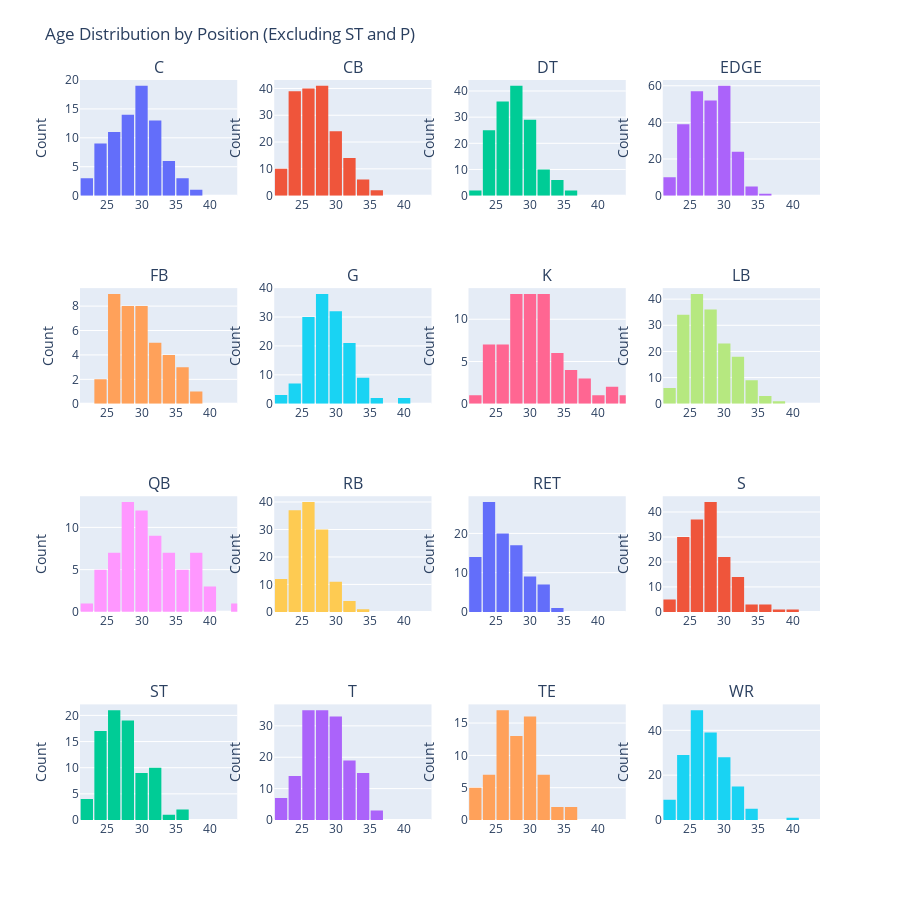

The code cell stored with this chart in its notebook:
### Code cell
# choose only 16 positions for 4x4 subplits
df1 = df[~df['Pos'].isin(['LS', 'P'])]

# remaining unique positions
positions = sorted(df1['Pos'].unique())

# create 4x4 subplots
rows, cols = 4, 4
fig = make_subplots(rows=rows, cols=cols, subplot_titles=positions)

# add histograms
for i, pos in enumerate(positions):
    row = i // cols + 1
    col = i % cols + 1
    subset = df1[df1['Pos'] == pos]
    
    fig.add_trace(
        go.Histogram(
            x=subset['Age'],
            xbins=dict(start=21, end=44, size=2),  # Set bin size and range
            name=pos,
            showlegend=False
        ),
        row=row,
        col=col
    )

# update layout and axis ranges
fig.update_layout(
    height=900,
    width=900,
    title_text="Age Distribution by Position (Excluding ST and P)",
    margin=dict(t=80),
    bargap=0.1
)

# set x-axis range for all subplots
for i in range(1, rows * cols + 1):
    fig.update_xaxes(range=[21, 44], row=(i - 1) // cols + 1, col=(i - 1) % cols + 1)
    fig.update_yaxes(title_text="Count", row=(i - 1) // cols + 1, col=(i - 1) % cols + 1)

fig.show()

### Figure 1 — Plotly figure (JSON) as saved in the notebook; plotly's stock layout.template omitted (floating-point values rounded to 4 significant figures; data arrays with more than 128 entries replaced by an {"elided": "..."} marker saying what was removed)
{"data": [{"name": "C", "showlegend": false, "type": "histogram", "x": [29, 29, 24, 29, 30, 24, 29, 31, 26, 32, 27, 32, 33, 27, 28, 30, 29, 31, 32, 31, 28, 36, 29, 37, 31, 25, 31, 24, 34, 26, 34, 29, 21, 22, 27, 30, 26, 27, 23, 26, 31, 28, 28, 26, 23, 30, 25, 30, 24, 26, 30, 33, 25, 27, 31, 30, 32, 28, 26, 31, 29, 29, 32, 30, 28, 29, 33, 27, 24, 34, 22, 30, 35, 23, 36, 27, 24, 25, 28], "xaxis": "x", "xbins": {"end": 44, "size": 2, "start": 21}, "yaxis": "y"}, {"name": "CB", "showlegend": false, "type": "histogram", "x": {"elided": "176 int values"}, "xaxis": "x2", "xbins": {"end": 44, "size": 2, "start": 21}, "yaxis": "y2"}, {"name": "DT", "showlegend": false, "type": "histogram", "x": {"elided": "152 int values"}, "xaxis": "x3", "xbins": {"end": 44, "size": 2, "start": 21}, "yaxis": "y3"}, {"name": "EDGE", "showlegend": false, "type": "histogram", "x": {"elided": "248 int values"}, "xaxis": "x4", "xbins": {"end": 44, "size": 2, "start": 21}, "yaxis": "y4"}, {"name": "FB", "showlegend": false, "type": "histogram", "x": [33, 33, 34, 35, 36, 26, 25, 37, 36, 24, 27, 27, 28, 25, 30, 29, 29, 30, 29, 25, 31, 27, 26, 28, 25, 28, 26, 32, 27, 26, 30, 25, 28, 31, 32, 31, 29, 23, 33, 30], "xaxis": "x5", "xbins": {"end": 44, "size": 2, "start": 21}, "yaxis": "y5"}, {"name": "G", "showlegend": false, "type": "histogram", "x": {"elided": "144 int values"}, "xaxis": "x6", "xbins": {"end": 44, "size": 2, "start": 21}, "yaxis": "y6"}, {"name": "K", "showlegend": false, "type": "histogram", "x": [32, 25, 27, 31, 30, 28, 33, 31, 32, 30, 29, 28, 38, 24, 24, 32, 29, 31, 23, 24, 44, 31, 31, 27, 35, 36, 32, 30, 35, 37, 33, 22, 37, 29, 29, 24, 28, 39, 30, 42, 26, 31, 27, 27, 41, 33, 35, 30, 28, 24, 24, 29, 29, 30, 25, 25, 31, 26, 26, 26, 32, 27, 27, 31, 33, 28, 27, 34, 28, 33, 29], "xaxis": "x7", "xbins": {"end": 44, "size": 2, "start": 21}, "yaxis": "y7"}, {"name": "LB", "showlegend": false, "type": "histogram", "x": {"elided": "172 int values"}, "xaxis": "x8", "xbins": {"end": 44, "size": 2, "start": 21}, "yaxis": "y8"}, {"name": "QB", "showlegend": false, "type": "histogram", "x": [24, 35, 23, 32, 30, 36, 37, 33, 30, 27, 34, 28, 27, 28, 29, 30, 27, 30, 30, 38, 32, 29, 33, 30, 28, 33, 25, 30, 27, 28, 34, 32, 36, 35, 29, 37, 34, 32, 31, 37, 34, 32, 26, 36, 38, 31, 39, 40, 25, 32, 23, 39, 22, 31, 37, 25, 24, 38, 44, 25, 27, 24, 26, 26, 30, 27, 27, 30, 28, 28], "xaxis": "x9", "xbins": {"end": 44, "size": 2, "start": 21}, "yaxis": "y9"}, {"name": "RB", "showlegend": false, "type": "histogram", "x": {"elided": "135 int values"}, "xaxis": "x10", "xbins": {"end": 44, "size": 2, "start": 21}, "yaxis": "y10"}, {"name": "RET", "showlegend": false, "type": "histogram", "x": [24, 25, 23, 24, 22, 25, 25, 24, 25, 23, 26, 23, 26, 23, 26, 21, 28, 28, 23, 28, 27, 21, 28, 23, 28, 29, 27, 25, 28, 30, 21, 24, 25, 22, 28, 31, 21, 31, 30, 32, 32, 23, 24, 23, 27, 25, 29, 23, 22, 25, 24, 24, 22, 26, 22, 27, 25, 23, 30, 23, 22, 27, 22, 23, 28, 21, 31, 24, 25, 28, 29, 32, 24, 24, 29, 26, 23, 33, 24, 26, 28, 25, 24, 31, 26, 23, 25, 26, 21, 27, 24, 22, 30, 28, 24, 29], "xaxis": "x11", "xbins": {"end": 44, "size": 2, "start": 21}, "yaxis": "y11"}, {"name": "S", "showlegend": false, "type": "histogram", "x": {"elided": "160 int values"}, "xaxis": "x12", "xbins": {"end": 44, "size": 2, "start": 21}, "yaxis": "y12"}, {"name": "ST", "showlegend": false, "type": "histogram", "x": [30, 26, 27, 31, 32, 32, 29, 25, 28, 24, 25, 25, 26, 24, 26, 30, 26, 27, 26, 29, 22, 23, 28, 23, 29, 24, 24, 25, 23, 27, 25, 23, 27, 24, 22, 26, 23, 26, 32, 23, 28, 26, 23, 27, 24, 24, 28, 23, 25, 25, 30, 31, 22, 29, 28, 27, 21, 27, 32, 26, 32, 25, 34, 23, 27, 31, 31, 35, 25, 26, 36, 24, 26, 28, 29, 30, 28, 28, 26, 27, 27, 28, 31], "xaxis": "x13", "xbins": {"end": 44, "size": 2, "start": 21}, "yaxis": "y13"}, {"name": "T", "showlegend": false, "type": "histogram", "x": {"elided": "161 int values"}, "xaxis": "x14", "xbins": {"end": 44, "size": 2, "start": 21}, "yaxis": "y14"}, {"name": "TE", "showlegend": false, "type": "histogram", "x": [29, 24, 29, 29, 25, 35, 26, 22, 23, 27, 26, 28, 24, 22, 25, 23, 26, 29, 30, 25, 27, 31, 32, 26, 30, 27, 25, 29, 28, 30, 26, 22, 25, 23, 30, 36, 27, 25, 29, 25, 29, 26, 30, 31, 27, 31, 28, 28, 27, 23, 29, 25, 28, 26, 30, 31, 23, 28, 26, 32, 28, 33, 29, 30, 34, 26, 22, 22, 31], "xaxis": "x15", "xbins": {"end": 44, "size": 2, "start": 21}, "yaxis": "y15"}, {"name": "WR", "showlegend": false, "type": "histogram", "x": {"elided": "175 int values"}, "xaxis": "x16", "xbins": {"end": 44, "size": 2, "start": 21}, "yaxis": "y16"}], "layout": {"annotations": [{"font": {"size": 16}, "showarrow": false, "text": "C", "x": 0.1062, "xanchor": "center", "xref": "paper", "y": 1, "yanchor": "bottom", "yref": "paper"}, {"font": {"size": 16}, "showarrow": false, "text": "CB", "x": 0.3688, "xanchor": "center", "xref": "paper", "y": 1, "yanchor": "bottom", "yref": "paper"}, {"font": {"size": 16}, "showarrow": false, "text": "DT", "x": 0.6313, "xanchor": "center", "xref": "paper", "y": 1, "yanchor": "bottom", "yref": "paper"}, {"font": {"size": 16}, "showarrow": false, "text": "EDGE", "x": 0.8938, "xanchor": "center", "xref": "paper", "y": 1, "yanchor": "bottom", "yref": "paper"}, {"font": {"size": 16}, "showarrow": false, "text": "FB", "x": 0.1062, "xanchor": "center", "xref": "paper", "y": 0.7188, "yanchor": "bottom", "yref": "paper"}, {"font": {"size": 16}, "showarrow": false, "text": "G", "x": 0.3688, "xanchor": "center", "xref": "paper", "y": 0.7188, "yanchor": "bottom", "yref": "paper"}, {"font": {"size": 16}, "showarrow": false, "text": "K", "x": 0.6313, "xanchor": "center", "xref": "paper", "y": 0.7188, "yanchor": "bottom", "yref": "paper"}, {"font": {"size": 16}, "showarrow": false, "text": "LB", "x": 0.8938, "xanchor": "center", "xref": "paper", "y": 0.7188, "yanchor": "bottom", "yref": "paper"}, {"font": {"size": 16}, "showarrow": false, "text": "QB", "x": 0.1062, "xanchor": "center", "xref": "paper", "y": 0.4375, "yanchor": "bottom", "yref": "paper"}, {"font": {"size": 16}, "showarrow": false, "text": "RB", "x": 0.3688, "xanchor": "center", "xref": "paper", "y": 0.4375, "yanchor": "bottom", "yref": "paper"}, {"font": {"size": 16}, "showarrow": false, "text": "RET", "x": 0.6313, "xanchor": "center", "xref": "paper", "y": 0.4375, "yanchor": "bottom", "yref": "paper"}, {"font": {"size": 16}, "showarrow": false, "text": "S", "x": 0.8938, "xanchor": "center", "xref": "paper", "y": 0.4375, "yanchor": "bottom", "yref": "paper"}, {"font": {"size": 16}, "showarrow": false, "text": "ST", "x": 0.1062, "xanchor": "center", "xref": "paper", "y": 0.1562, "yanchor": "bottom", "yref": "paper"}, {"font": {"size": 16}, "showarrow": false, "text": "T", "x": 0.3688, "xanchor": "center", "xref": "paper", "y": 0.1562, "yanchor": "bottom", "yref": "paper"}, {"font": {"size": 16}, "showarrow": false, "text": "TE", "x": 0.6313, "xanchor": "center", "xref": "paper", "y": 0.1562, "yanchor": "bottom", "yref": "paper"}, {"font": {"size": 16}, "showarrow": false, "text": "WR", "x": 0.8938, "xanchor": "center", "xref": "paper", "y": 0.1562, "yanchor": "bottom", "yref": "paper"}], "bargap": 0.1, "height": 900, "margin": {"t": 80}, "title": {"text": "Age Distribution by Position (Excluding ST and P)"}, "width": 900, "xaxis": {"anchor": "y", "domain": [0, 0.2125], "range": [21, 44]}, "xaxis10": {"anchor": "y10", "domain": [0.2625, 0.475], "range": [21, 44]}, "xaxis11": {"anchor": "y11", "domain": [0.525, 0.7375], "range": [21, 44]}, "xaxis12": {"anchor": "y12", "domain": [0.7875, 1], "range": [21, 44]}, "xaxis13": {"anchor": "y13", "domain": [0, 0.2125], "range": [21, 44]}, "xaxis14": {"anchor": "y14", "domain": [0.2625, 0.475], "range": [21, 44]}, "xaxis15": {"anchor": "y15", "domain": [0.525, 0.7375], "range": [21, 44]}, "xaxis16": {"anchor": "y16", "domain": [0.7875, 1], "range": [21, 44]}, "xaxis2": {"anchor": "y2", "domain": [0.2625, 0.475], "range": [21, 44]}, "xaxis3": {"anchor": "y3", "domain": [0.525, 0.7375], "range": [21, 44]}, "xaxis4": {"anchor": "y4", "domain": [0.7875, 1], "range": [21, 44]}, "xaxis5": {"anchor": "y5", "domain": [0, 0.2125], "range": [21, 44]}, "xaxis6": {"anchor": "y6", "domain": [0.2625, 0.475], "range": [21, 44]}, "xaxis7": {"anchor": "y7", "domain": [0.525, 0.7375], "range": [21, 44]}, "xaxis8": {"anchor": "y8", "domain": [0.7875, 1], "range": [21, 44]}, "xaxis9": {"anchor": "y9", "domain": [0, 0.2125], "range": [21, 44]}, "yaxis": {"anchor": "x", "domain": [0.8438, 1], "title": {"text": "Count"}}, "yaxis10": {"anchor": "x10", "domain": [0.2812, 0.4375], "title": {"text": "Count"}}, "yaxis11": {"anchor": "x11", "domain": [0.2812, 0.4375], "title": {"text": "Count"}}, "yaxis12": {"anchor": "x12", "domain": [0.2812, 0.4375], "title": {"text": "Count"}}, "yaxis13": {"anchor": "x13", "domain": [0, 0.1562], "title": {"text": "Count"}}, "yaxis14": {"anchor": "x14", "domain": [0, 0.1562], "title": {"text": "Count"}}, "yaxis15": {"anchor": "x15", "domain": [0, 0.1562], "title": {"text": "Count"}}, "yaxis16": {"anchor": "x16", "domain": [0, 0.1562], "title": {"text": "Count"}}, "yaxis2": {"anchor": "x2", "domain": [0.8438, 1], "title": {"text": "Count"}}, "yaxis3": {"anchor": "x3", "domain": [0.8438, 1], "title": {"text": "Count"}}, "yaxis4": {"anchor": "x4", "domain": [0.8438, 1], "title": {"text": "Count"}}, "yaxis5": {"anchor": "x5", "domain": [0.5625, 0.7188], "title": {"text": "Count"}}, "yaxis6": {"anchor": "x6", "domain": [0.5625, 0.7188], "title": {"text": "Count"}}, "yaxis7": {"anchor": "x7", "domain": [0.5625, 0.7188], "title": {"text": "Count"}}, "yaxis8": {"anchor": "x8", "domain": [0.5625, 0.7188], "title": {"text": "Count"}}, "yaxis9": {"anchor": "x9", "domain": [0.2812, 0.4375], "title": {"text": "Count"}}}}
